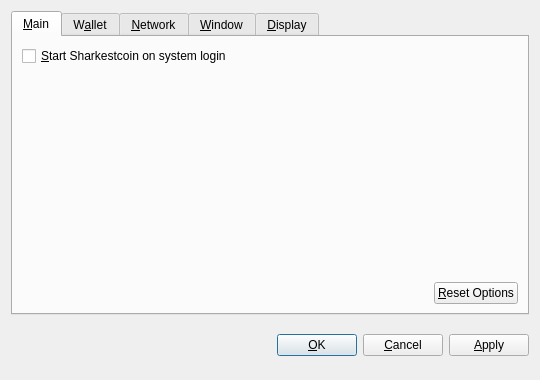
<?xml version="1.0" encoding="UTF-8"?>
<ui version="4.0">
 <class>OptionsDialog</class>
 <widget class="QDialog" name="OptionsDialog">
  <property name="geometry">
   <rect>
    <x>0</x>
    <y>0</y>
    <width>540</width>
    <height>380</height>
   </rect>
  </property>
  <property name="windowTitle">
   <string>Options</string>
  </property>
  <property name="modal">
   <bool>true</bool>
  </property>
  <layout class="QVBoxLayout" name="verticalLayout">
   <item>
    <widget class="QTabWidget" name="tabWidget">
     <property name="tabPosition">
      <enum>QTabWidget::North</enum>
     </property>
     <property name="currentIndex">
      <number>0</number>
     </property>
     <widget class="QWidget" name="tabMain">
      <attribute name="title">
       <string>&amp;Main</string>
      </attribute>
      <layout class="QVBoxLayout" name="verticalLayout_Main">
       <item>
        <widget class="QCheckBox" name="bitcoinAtStartup">
         <property name="toolTip">
          <string>Automatically start Sharkestcoin after logging in to the system.</string>
         </property>
         <property name="text">
          <string>&amp;Start Sharkestcoin on system login</string>
         </property>
        </widget>
       </item>
       <item>
        <spacer name="verticalSpacer_Main">
         <property name="orientation">
          <enum>Qt::Vertical</enum>
         </property>
         <property name="sizeHint" stdset="0">
          <size>
           <width>20</width>
           <height>40</height>
          </size>
         </property>
        </spacer>
       </item>
       <item>
        <layout class="QHBoxLayout" name="horizontalLayout_2_Main">
         <item>
          <spacer name="horizontalSpacer_2_Main">
           <property name="orientation">
            <enum>Qt::Horizontal</enum>
           </property>
           <property name="sizeHint" stdset="0">
            <size>
             <width>40</width>
             <height>20</height>
            </size>
           </property>
          </spacer>
         </item>
         <item>
          <widget class="QPushButton" name="resetButton">
           <property name="toolTip">
            <string>Reset all client options to default.</string>
           </property>
           <property name="text">
            <string>&amp;Reset Options</string>
           </property>
           <property name="autoDefault">
            <bool>false</bool>
           </property>
          </widget>
         </item>
        </layout>
       </item>
      </layout>
     </widget>
     <widget class="QWidget" name="tabWallet">
      <attribute name="title">
       <string>W&amp;allet</string>
      </attribute>
      <layout class="QVBoxLayout" name="verticalLayout_Network">
       <item>
        <widget class="QLabel" name="transactionFeeInfoLabel">
         <property name="text">
          <string>Optional transaction fee per kB that helps make sure your transactions are processed quickly. Most transactions are 1 kB.</string>
         </property>
         <property name="textFormat">
          <enum>Qt::PlainText</enum>
         </property>
         <property name="wordWrap">
          <bool>true</bool>
         </property>
        </widget>
       </item>
       <item>
        <layout class="QHBoxLayout" name="horizontalLayout_1_Main">
         <item>
          <widget class="QLabel" name="transactionFeeLabel">
           <property name="text">
            <string>Pay transaction &amp;fee</string>
           </property>
           <property name="textFormat">
            <enum>Qt::PlainText</enum>
           </property>
           <property name="buddy">
            <cstring>transactionFee</cstring>
           </property>
          </widget>
         </item>
         <item>
          <widget class="BitcoinAmountField" name="transactionFee"/>
         </item>
         <item>
          <spacer name="horizontalSpacer_1_Main">
           <property name="orientation">
            <enum>Qt::Horizontal</enum>
           </property>
           <property name="sizeHint" stdset="0">
            <size>
             <width>40</width>
             <height>20</height>
            </size>
           </property>
          </spacer>
         </item>
        </layout>
       </item>
       <item>
        <widget class="QLabel" name="label">
         <property name="text">
          <string>If you disable the spending of unconfirmed change, the change from a transaction cannot be used until that transaction has at least one confirmation. This also affects how your balance is computed.</string>
         </property>
         <property name="wordWrap">
          <bool>true</bool>
         </property>
        </widget>
       </item>
       <item>
        <widget class="QCheckBox" name="spendZeroConfChange">
         <property name="text">
          <string>Spend unconfirmed change  (experts only)</string>
         </property>
        </widget>
       </item>
       <item>
        <spacer name="verticalSpacer">
         <property name="orientation">
          <enum>Qt::Vertical</enum>
         </property>
         <property name="sizeHint" stdset="0">
          <size>
           <width>20</width>
           <height>40</height>
          </size>
         </property>
        </spacer>
       </item>
      </layout>
     </widget>
     <widget class="QWidget" name="tabNetwork">
      <attribute name="title">
       <string>&amp;Network</string>
      </attribute>
      <layout class="QVBoxLayout" name="verticalLayout_Network">
       <item>
        <widget class="QCheckBox" name="mapPortUpnp">
         <property name="toolTip">
          <string>Automatically open the Sharkestcoin client port on the router. This only works when your router supports UPnP and it is enabled.</string>
         </property>
         <property name="text">
          <string>Map port using &amp;UPnP</string>
         </property>
        </widget>
       </item>
       <item>
        <widget class="QCheckBox" name="connectSocks">
         <property name="toolTip">
          <string>Connect to the Sharkestcoin network through a SOCKS proxy (e.g. when connecting through Tor).</string>
         </property>
         <property name="text">
          <string>&amp;Connect through SOCKS proxy:</string>
         </property>
        </widget>
       </item>
       <item>
        <layout class="QHBoxLayout" name="horizontalLayout_Network">
         <item>
          <widget class="QLabel" name="proxyIpLabel">
           <property name="text">
            <string>Proxy &amp;IP:</string>
           </property>
           <property name="textFormat">
            <enum>Qt::PlainText</enum>
           </property>
           <property name="buddy">
            <cstring>proxyIp</cstring>
           </property>
          </widget>
         </item>
         <item>
          <widget class="QValidatedLineEdit" name="proxyIp">
           <property name="maximumSize">
            <size>
             <width>140</width>
             <height>16777215</height>
            </size>
           </property>
           <property name="toolTip">
            <string>IP address of the proxy (e.g. 127.0.0.1)</string>
           </property>
          </widget>
         </item>
         <item>
          <widget class="QLabel" name="proxyPortLabel">
           <property name="text">
            <string>&amp;Port:</string>
           </property>
           <property name="textFormat">
            <enum>Qt::PlainText</enum>
           </property>
           <property name="buddy">
            <cstring>proxyPort</cstring>
           </property>
          </widget>
         </item>
         <item>
          <widget class="QLineEdit" name="proxyPort">
           <property name="maximumSize">
            <size>
             <width>55</width>
             <height>16777215</height>
            </size>
           </property>
           <property name="toolTip">
            <string>Port of the proxy (e.g. 9050)</string>
           </property>
          </widget>
         </item>
         <item>
          <widget class="QLabel" name="socksVersionLabel">
           <property name="text">
            <string>SOCKS &amp;Version:</string>
           </property>
           <property name="textFormat">
            <enum>Qt::PlainText</enum>
           </property>
           <property name="buddy">
            <cstring>socksVersion</cstring>
           </property>
          </widget>
         </item>
         <item>
          <widget class="QValueComboBox" name="socksVersion">
           <property name="toolTip">
            <string>SOCKS version of the proxy (e.g. 5)</string>
           </property>
          </widget>
         </item>
         <item>
          <spacer name="horizontalSpacer_Network">
           <property name="orientation">
            <enum>Qt::Horizontal</enum>
           </property>
           <property name="sizeHint" stdset="0">
            <size>
             <width>40</width>
             <height>20</height>
            </size>
           </property>
          </spacer>
         </item>
        </layout>
       </item>
       <item>
        <spacer name="verticalSpacer_Network">
         <property name="orientation">
          <enum>Qt::Vertical</enum>
         </property>
         <property name="sizeHint" stdset="0">
          <size>
           <width>20</width>
           <height>40</height>
          </size>
         </property>
        </spacer>
       </item>
      </layout>
     </widget>
     <widget class="QWidget" name="tabWindow">
      <attribute name="title">
       <string>&amp;Window</string>
      </attribute>
      <layout class="QVBoxLayout" name="verticalLayout_Window">
       <item>
        <widget class="QCheckBox" name="minimizeToTray">
         <property name="toolTip">
          <string>Show only a tray icon after minimizing the window.</string>
         </property>
         <property name="text">
          <string>&amp;Minimize to the tray instead of the taskbar</string>
         </property>
        </widget>
       </item>
       <item>
        <widget class="QCheckBox" name="minimizeOnClose">
         <property name="toolTip">
          <string>Minimize instead of exit the application when the window is closed. When this option is enabled, the application will be closed only after selecting Quit in the menu.</string>
         </property>
         <property name="text">
          <string>M&amp;inimize on close</string>
         </property>
        </widget>
       </item>
       <item>
        <spacer name="verticalSpacer_Window">
         <property name="orientation">
          <enum>Qt::Vertical</enum>
         </property>
         <property name="sizeHint" stdset="0">
          <size>
           <width>20</width>
           <height>40</height>
          </size>
         </property>
        </spacer>
       </item>
      </layout>
     </widget>
     <widget class="QWidget" name="tabDisplay">
      <attribute name="title">
       <string>&amp;Display</string>
      </attribute>
      <layout class="QVBoxLayout" name="verticalLayout_Display">
       <item>
        <layout class="QHBoxLayout" name="horizontalLayout_1_Display">
         <item>
          <widget class="QLabel" name="langLabel">
           <property name="text">
            <string>User Interface &amp;language:</string>
           </property>
           <property name="textFormat">
            <enum>Qt::PlainText</enum>
           </property>
           <property name="buddy">
            <cstring>lang</cstring>
           </property>
          </widget>
         </item>
         <item>
          <widget class="QValueComboBox" name="lang">
           <property name="toolTip">
            <string>The user interface language can be set here. This setting will take effect after restarting Sharkestcoin.</string>
           </property>
          </widget>
         </item>
        </layout>
       </item>
       <item>
        <layout class="QHBoxLayout" name="horizontalLayout_2_Display">
         <item>
          <widget class="QLabel" name="unitLabel">
           <property name="text">
            <string>&amp;Unit to show amounts in:</string>
           </property>
           <property name="textFormat">
            <enum>Qt::PlainText</enum>
           </property>
           <property name="buddy">
            <cstring>unit</cstring>
           </property>
          </widget>
         </item>
         <item>
          <widget class="QValueComboBox" name="unit">
           <property name="toolTip">
            <string>Choose the default subdivision unit to show in the interface and when sending coins.</string>
           </property>
          </widget>
         </item>
        </layout>
       </item>
       <item>
        <widget class="QCheckBox" name="displayAddresses">
         <property name="toolTip">
          <string>Whether to show Sharkestcoin addresses in the transaction list or not.</string>
         </property>
         <property name="text">
          <string>&amp;Display addresses in transaction list</string>
         </property>
        </widget>
       </item>
       <item>
        <widget class="QCheckBox" name="coinControlFeatures">
         <property name="toolTip">
          <string>Whether to show coin control features or not.</string>
         </property>
         <property name="text">
          <string>Display coin &amp;control features (experts only!)</string>
         </property>
        </widget>
       </item>
       <item>
        <spacer name="verticalSpacer_Display">
         <property name="orientation">
          <enum>Qt::Vertical</enum>
         </property>
         <property name="sizeHint" stdset="0">
          <size>
           <width>20</width>
           <height>40</height>
          </size>
         </property>
        </spacer>
       </item>
      </layout>
     </widget>
    </widget>
   </item>
   <item>
    <layout class="QHBoxLayout" name="horizontalLayout_Buttons">
     <item>
      <spacer name="horizontalSpacer_1">
       <property name="orientation">
        <enum>Qt::Horizontal</enum>
       </property>
       <property name="sizeHint" stdset="0">
        <size>
         <width>40</width>
         <height>48</height>
        </size>
       </property>
      </spacer>
     </item>
     <item>
      <widget class="QLabel" name="statusLabel">
       <property name="font">
        <font>
         <weight>75</weight>
         <bold>true</bold>
        </font>
       </property>
       <property name="text">
        <string/>
       </property>
       <property name="textFormat">
        <enum>Qt::PlainText</enum>
       </property>
       <property name="wordWrap">
        <bool>true</bool>
       </property>
      </widget>
     </item>
     <item>
      <spacer name="horizontalSpacer_2">
       <property name="orientation">
        <enum>Qt::Horizontal</enum>
       </property>
       <property name="sizeHint" stdset="0">
        <size>
         <width>40</width>
         <height>48</height>
        </size>
       </property>
      </spacer>
     </item>
     <item>
      <widget class="QPushButton" name="okButton">
       <property name="text">
        <string>&amp;OK</string>
       </property>
      </widget>
     </item>
     <item>
      <widget class="QPushButton" name="cancelButton">
       <property name="text">
        <string>&amp;Cancel</string>
       </property>
       <property name="autoDefault">
        <bool>false</bool>
       </property>
      </widget>
     </item>
     <item>
      <widget class="QPushButton" name="applyButton">
       <property name="text">
        <string>&amp;Apply</string>
       </property>
       <property name="autoDefault">
        <bool>false</bool>
       </property>
      </widget>
     </item>
    </layout>
   </item>
  </layout>
 </widget>
 <customwidgets>
  <customwidget>
   <class>BitcoinAmountField</class>
   <extends>QSpinBox</extends>
   <header>bitcoinamountfield.h</header>
  </customwidget>
  <customwidget>
   <class>QValueComboBox</class>
   <extends>QComboBox</extends>
   <header>qvaluecombobox.h</header>
  </customwidget>
  <customwidget>
   <class>QValidatedLineEdit</class>
   <extends>QLineEdit</extends>
   <header>qvalidatedlineedit.h</header>
  </customwidget>
 </customwidgets>
 <resources/>
 <connections/>
</ui>
